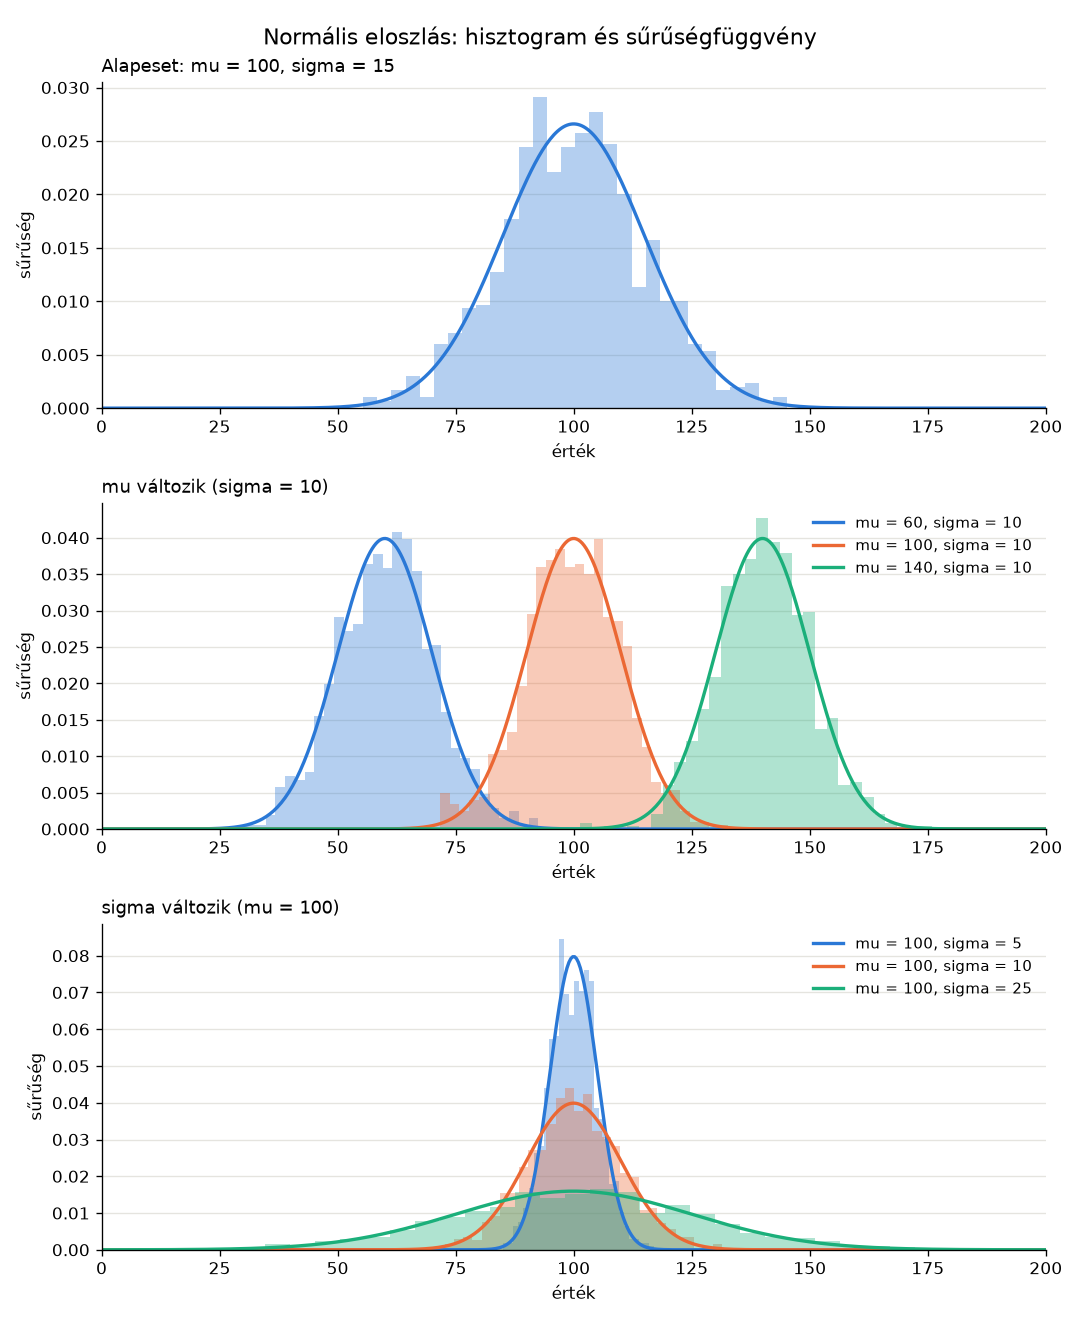

Generate this figure with Python:
# -*- coding: utf-8 -*-
"""Hisztogram (empirikus eloszlás) és elméleti normális sűrűségfüggvény (PDF).

1000 elemű normális eloszlású mintákat generálunk, kirajzoljuk a
hisztogramjukat, és rárajzoljuk az elméleti norm.pdf görbét.

Megfigyelés: az átlag (mu) a görbe helyét változtatja, a szórás (sigma)
pedig az alakját: kisebb szórásnál keskenyebb és magasabb, nagyobb
szórásnál szélesebb és laposabb a görbe.
"""

import os

import numpy as np
import matplotlib.pyplot as plt
from scipy.stats import norm

MINTA_MERET = 1000
X_TENGELY = np.linspace(0, 200, 500)

# Kategorikus színek rögzített sorrendben
SZINEK = ("#2a78d6", "#eb6834", "#1baf7a")

# Az egyes ábrarészek: cím és a kirajzolandó (mu, sigma) párok
ABRAK = [
    ("Alapeset: mu = 100, sigma = 15", [(100, 15)]),
    ("mu változik (sigma = 10)", [(60, 10), (100, 10), (140, 10)]),
    ("sigma változik (mu = 100)", [(100, 5), (100, 10), (100, 25)]),
]


def rajzol(ax, cim, parameterek):
    """Egy ábrarészre kirajzolja a minták hisztogramját és az elméleti PDF-et."""
    for szin, (mu, sigma) in zip(SZINEK, parameterek):
        x = np.random.normal(mu, sigma, MINTA_MERET)
        ax.hist(x, bins=30, density=True, alpha=0.35, color=szin)
        y = norm.pdf(X_TENGELY, mu, sigma)
        ax.plot(X_TENGELY, y, color=szin, linewidth=2,
                label="mu = {}, sigma = {}".format(mu, sigma))

    ax.set_title(cim, loc="left", fontsize=11)
    ax.set_xlim(0, 200)
    ax.set_xlabel("érték")
    ax.set_ylabel("sűrűség")
    ax.grid(axis="y", color="#e5e4df", linewidth=0.8)
    ax.set_axisbelow(True)
    for oldal in ("top", "right"):
        ax.spines[oldal].set_visible(False)
    if len(parameterek) > 1:
        ax.legend(frameon=False, fontsize=9)


def main():
    fig, axes = plt.subplots(3, 1, figsize=(9, 11))
    for ax, (cim, parameterek) in zip(axes, ABRAK):
        rajzol(ax, cim, parameterek)

    fig.suptitle("Normális eloszlás: hisztogram és sűrűségfüggvény", fontsize=13)
    fig.tight_layout()
    fig.savefig(os.path.join(os.path.dirname(os.path.abspath(__file__)),
                             "hisztogram_pdf.png"), dpi=120)
    plt.show()


if __name__ == "__main__":
    main()
